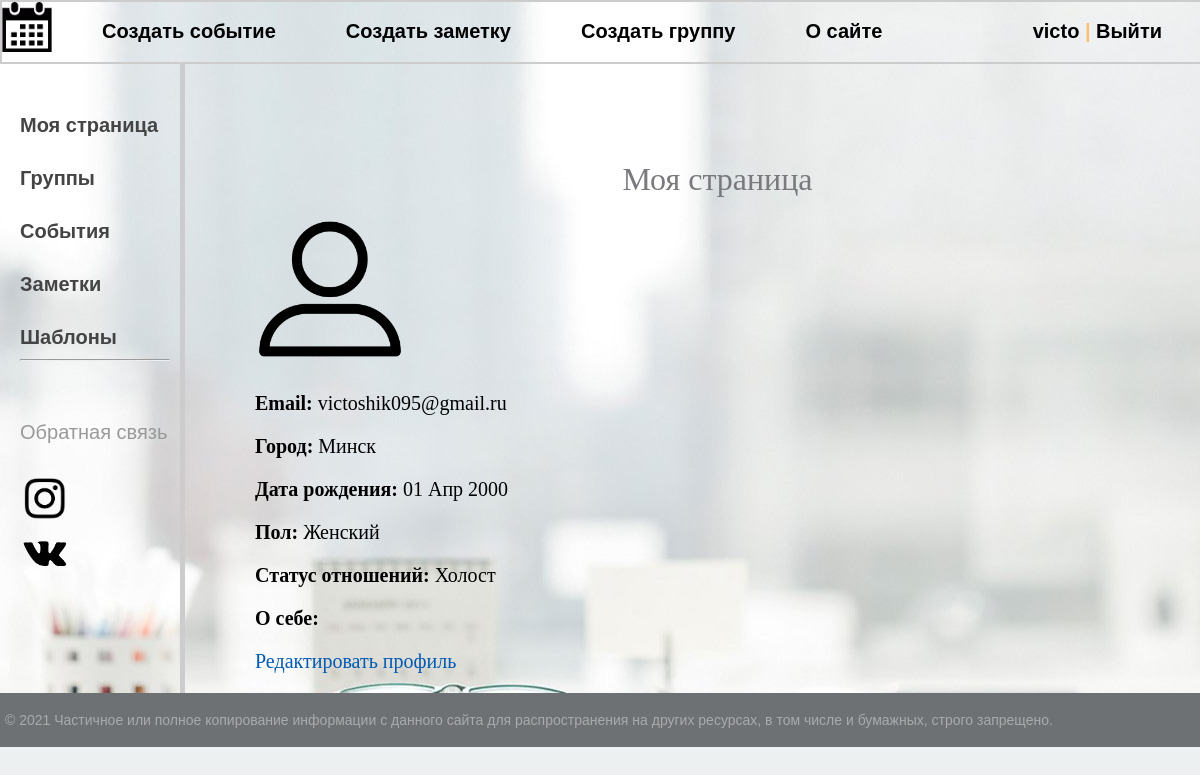
/profile/ (signed in), run on an earlier commit of the app's database.
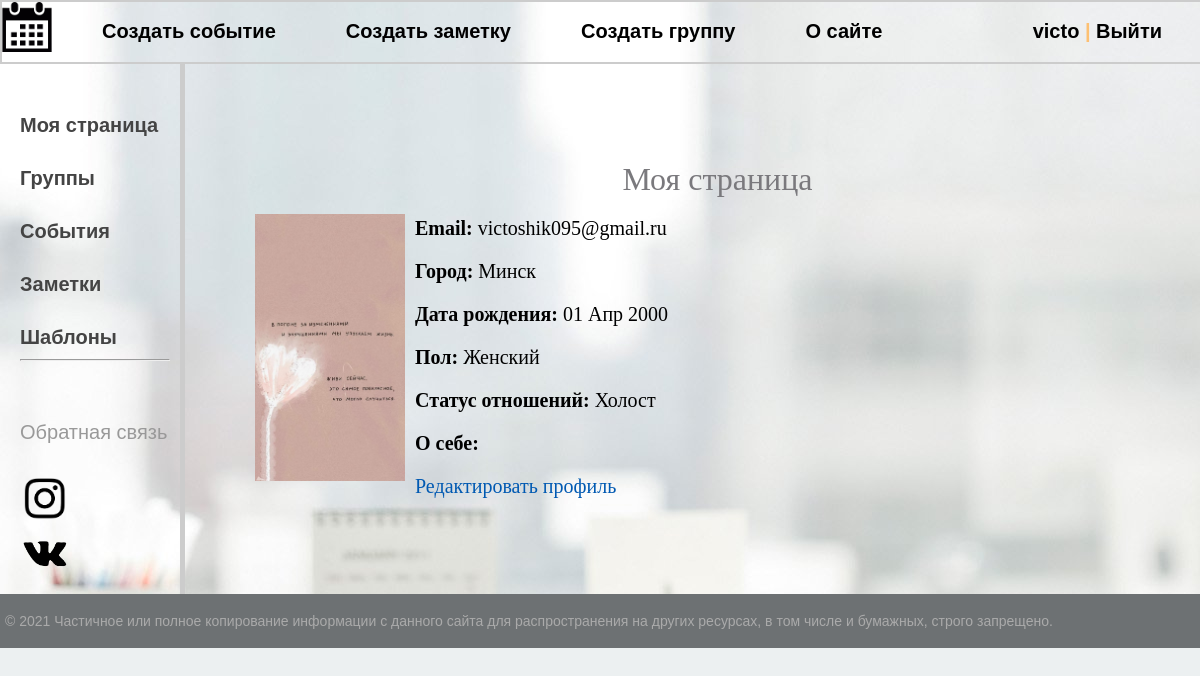
And on a later commit of the database.
### profile_page/models.py (models this page shows, shortened)
class Profile(models.Model):
    user = models.OneToOneField(User, on_delete=models.CASCADE,  default=None, null=False, verbose_name=u"Пользователь", related_name='my_user', primary_key=True,)
    avatar = models.ImageField(verbose_name=u"Аватар", null=True, blank=True, upload_to='avatar/%Y/%m/%d/')
    bio = models.TextField(max_length=500, blank=True, null=True, verbose_name=u"О себе")
    city = models.CharField(max_length=30, blank=True, null=True, verbose_name=u"Город")
    birth_date = models.DateField(null=True, blank=True, verbose_name=u"Дата рождения")
    gender = models.CharField(max_length=10, verbose_name=u"Пол", choices=GENDER_CHOICES, default="male")
    relationship = models.CharField(max_length=20, verbose_name=u"Статус отношений", choices=REL_CHOICES, default="none")
    class Meta:
        verbose_name = 'Пользователь'
        verbose_name_plural = 'Пользователи'
        ordering = ['birth_date']

### profile_page/views.py (the view)
# urls.py: path('', views.personal, name='profile'),
@login_required
def personal(request):
    profile, created = Profile.objects.get_or_create(user=request.user)
    template = "profile.html"
    return render(request, template, context={'menu': menu, 'profile': profile, 'title': 'Моя страница'})

### profile_page/Templates/profile.html (shortened to what this page needs)
{% extends 'base.html' %}
{% block content %}
<p><h1>Моя страница</h1></p>
{% if profile.avatar %}
                    <div><p><img class="img-article-left thumb" src="{{ profile.avatar.url }}"></p></div>
{% else %}
                    <div><img src="/static/images/profile_121261.png" width="150" height="80"></div>
{% endif %}
                    <p><b>Email:</b> {{ user.email }}</p>
{% if profile.city != None %}
                    <p><b>Город:</b> {{ profile.city }}</p>
{% else %}
                    <p><b>Город:</b> Не выбрано</p>
{% endif %}
{% if profile.birth_date != None %}
                    <p><b>Дата рождения:</b> {{ profile.birth_date|date:"d M Y" }}</p>
{% else %}
                    <p><b>Дата рождения:</b> Не выбрано</p>
{% endif %}
                    <p><b>Пол:</b> {{ profile.get_gender_display }}</p>
                    <p><b>Статус отношений:</b> {{ profile.get_relationship_display }}</p>
{% if profile.bio != None %}
                    <p><b>О себе:</b>{{ profile.bio|linebreaks }}</p>
{% endif %}
                    <a href="{% url 'edit_profile' profile.pk %}" class="btn btn-sm btn-info">Редактировать профиль</a>
            </div>
{% endblock %}

What changed in the data, as far as the page shows it:
changed Profile "Минск": avatar: picture added
